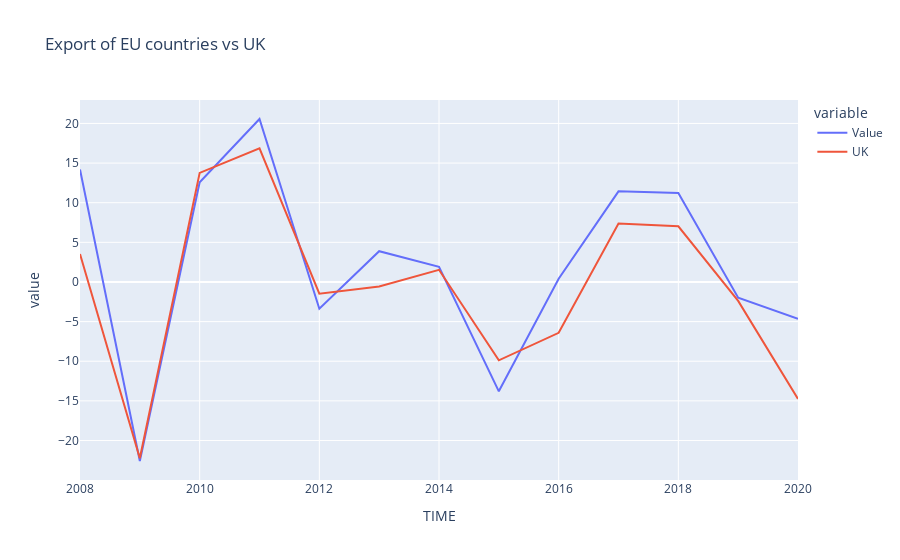

The cell this chart's notebook holds for it:
### Code cell
#dataframe: export EU countries vs UK in percentage change, previous period

df_ex_eu_gbr = df_ex_percent_eu[(df_ex_percent_eu.LOCATION == 'GBR')]
df_ex_eu_other = df_ex_percent_eu[(df_ex_percent_eu.LOCATION != 'GBR')]

gb_ex_eu_other = df_ex_eu_other.groupby('TIME')
df_ex_eu_avg = gb_ex_eu_other['Value'].mean()

fig_ex_base_eu = px.line(df_ex_eu_avg, title='Export of EU countries vs UK')
fig_ex_base_eu.add_scatter(x=df_ex_eu_gbr['TIME'], y=df_ex_eu_gbr['Value'], mode='lines', name='UK')

fig_ex_base_eu.show()

### Figure 1 — Plotly figure (JSON) as saved in the notebook; plotly's stock layout.template omitted (floating-point values rounded to 4 significant figures)
{"data": [{"hovertemplate": "variable=Value<br>TIME=%{x}<br>value=%{y}<extra></extra>", "legendgroup": "Value", "line": {"color": "#636efa", "dash": "solid"}, "marker": {"symbol": "circle"}, "mode": "lines", "name": "Value", "orientation": "v", "showlegend": true, "type": "scatter", "x": [2008, 2009, 2010, 2011, 2012, 2013, 2014, 2015, 2016, 2017, 2018, 2019, 2020], "xaxis": "x", "y": [14.19, -22.59, 12.58, 20.56, -3.373, 3.887, 1.903, -13.8, 0.404, 11.44, 11.22, -1.993, -4.654], "yaxis": "y"}, {"mode": "lines", "name": "UK", "type": "scatter", "x": [2008, 2009, 2010, 2011, 2012, 2013, 2014, 2015, 2016, 2017, 2018, 2019, 2020], "y": [3.54, -22.25, 13.77, 16.86, -1.477, -0.582, 1.532, -9.888, -6.413, 7.362, 7.022, -2.386, -14.75]}], "layout": {"legend": {"title": {"text": "variable"}, "tracegroupgap": 0}, "title": {"text": "Export of EU countries vs UK"}, "xaxis": {"anchor": "y", "domain": [0, 1], "title": {"text": "TIME"}}, "yaxis": {"anchor": "x", "domain": [0, 1], "title": {"text": "value"}}}}
